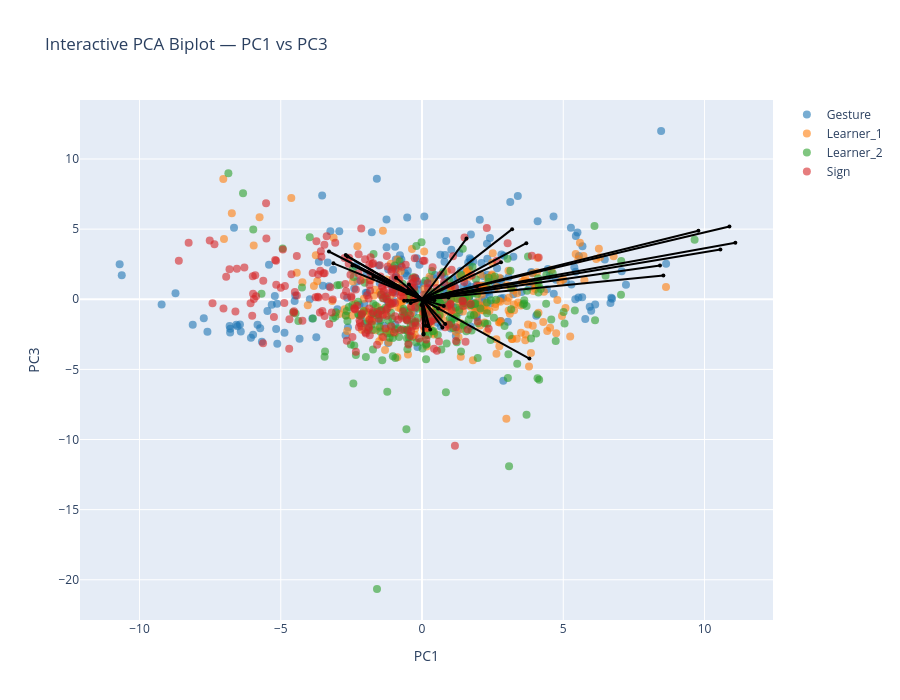

Write notebook code for a chart like this one.
### Markdown cell above
### Biplot PC1-PC3

### Code cell
pcs_to_plot = [1, 3]  # PC1–PC2

sig_features_GS = (
    df_sig_vars_GS[
        (df_sig_vars_GS["sig_loading"]) &
        (df_sig_vars_GS["PC"].isin(pcs_to_plot))
    ]["feature"]
    .unique()
)

feature_names = df_clean.columns[:-1]
selected_vars = [feature_names.get_loc(f) for f in sig_features_GS if f in feature_names]

arrow_strength = (
    df_sig_vars_GS[df_sig_vars_GS["PC"].isin(pcs_to_plot)]
    .groupby("feature")["index_loading"]
    .mean()
    .to_dict()
)

interactive_PCA_biplot(
    score=x_new_GS, 
    coeff=loadings_GS, 
    labels=feature_names, 
    y=y, 
    selected_vars=selected_vars, 
    pc_x=pcs_to_plot[0], pc_y=pcs_to_plot[1],
    show_labels=False,
    le=le,
    arrow_strength=arrow_strength
)

# static plot
static_PCA_biplot(
    score=x_new_GS, 
    coeff=loadings_GS, 
    labels=feature_names, 
    y=y, 
    selected_vars=selected_vars, 
    pc_x=pcs_to_plot[0], pc_y=pcs_to_plot[1],
    show_labels=False,
    arrow_strength=arrow_strength,
    le=le,
    save_path=os.path.join(curfolder, "Plots", "PCA_GS_all_PC1_3_biplot.png")
)

### Figure 1 — Plotly figure (JSON) as saved in the notebook; plotly's stock layout.template omitted (floating-point values rounded to 4 significant figures; data arrays with more than 128 entries replaced by an {"elided": "..."} marker saying what was removed)
{"data": [{"hoverinfo": "text", "marker": {"color": "#1f77b4", "opacity": 0.6, "size": 8}, "mode": "markers", "name": "Gesture", "showlegend": true, "text": {"elided": "248 str values"}, "type": "scatter", "x": {"elided": "248 float values"}, "y": {"elided": "248 float values"}}, {"hoverinfo": "text", "marker": {"color": "#ff7f0e", "opacity": 0.6, "size": 8}, "mode": "markers", "name": "Learner_1", "showlegend": true, "text": {"elided": "244 str values"}, "type": "scatter", "x": {"elided": "244 float values"}, "y": {"elided": "244 float values"}}, {"hoverinfo": "text", "marker": {"color": "#2ca02c", "opacity": 0.6, "size": 8}, "mode": "markers", "name": "Learner_2", "showlegend": true, "text": {"elided": "240 str values"}, "type": "scatter", "x": {"elided": "240 float values"}, "y": {"elided": "240 float values"}}, {"hoverinfo": "text", "marker": {"color": "#d62728", "opacity": 0.6, "size": 8}, "mode": "markers", "name": "Sign", "showlegend": true, "text": {"elided": "239 str values"}, "type": "scatter", "x": {"elided": "239 float values"}, "y": {"elided": "239 float values"}}, {"hoverinfo": "text", "hovertext": "gross__magnitude__arm_speed_Gmean", "line": {"color": "black"}, "marker": {"size": 4}, "mode": "lines+markers", "showlegend": false, "textposition": "top center", "type": "scatter", "x": [0, 1.573], "y": [0, 4.328]}, {"hoverinfo": "text", "hovertext": "gross__variability__arm_speed_Gstd", "line": {"color": "black"}, "marker": {"size": 4}, "mode": "lines+markers", "showlegend": false, "textposition": "top center", "type": "scatter", "x": [0, 10.88], "y": [0, 5.193]}, {"hoverinfo": "text", "hovertext": "gross__magnitude__arm_speed_peak_mean", "line": {"color": "black"}, "marker": {"size": 4}, "mode": "lines+markers", "showlegend": false, "textposition": "top center", "type": "scatter", "x": [0, 9.784], "y": [0, 4.891]}, {"hoverinfo": "text", "hovertext": "gross__variability__arm_speed_peak_std", "line": {"color": "black"}, "marker": {"size": 4}, "mode": "lines+markers", "showlegend": false, "textposition": "top center", "type": "scatter", "x": [0, 0.5132], "y": [0, 0.2129]}, {"hoverinfo": "text", "hovertext": "gross__rhythm__arm_speed_peak_n", "line": {"color": "black"}, "marker": {"size": 4}, "mode": "lines+markers", "showlegend": false, "textposition": "top center", "type": "scatter", "x": [0, -0.9193], "y": [0, 1.534]}, {"hoverinfo": "text", "hovertext": "gross__rhythm__arm_speed_peak_rate", "line": {"color": "black"}, "marker": {"size": 4}, "mode": "lines+markers", "showlegend": false, "textposition": "top center", "type": "scatter", "x": [0, -3.293], "y": [0, 3.405]}, {"hoverinfo": "text", "hovertext": "gross__rhythm__arm_speed_mod_depth", "line": {"color": "black"}, "marker": {"size": 4}, "mode": "lines+markers", "showlegend": false, "textposition": "top center", "type": "scatter", "x": [0, 8.543], "y": [0, 1.7]}, {"hoverinfo": "text", "hovertext": "gross__magnitude__arm_acc_Gmean", "line": {"color": "black"}, "marker": {"size": 4}, "mode": "lines+markers", "showlegend": false, "textposition": "top center", "type": "scatter", "x": [0, 3.692], "y": [0, 3.994]}, {"hoverinfo": "text", "hovertext": "gross__variability__arm_acc_Gstd", "line": {"color": "black"}, "marker": {"size": 4}, "mode": "lines+markers", "showlegend": false, "textposition": "top center", "type": "scatter", "x": [0, 11.09], "y": [0, 4.033]}, {"hoverinfo": "text", "hovertext": "gross__magnitude__arm_acc_peak_mean", "line": {"color": "black"}, "marker": {"size": 4}, "mode": "lines+markers", "showlegend": false, "textposition": "top center", "type": "scatter", "x": [0, 10.56], "y": [0, 3.554]}, {"hoverinfo": "text", "hovertext": "gross__variability__arm_acc_peak_std", "line": {"color": "black"}, "marker": {"size": 4}, "mode": "lines+markers", "showlegend": false, "textposition": "top center", "type": "scatter", "x": [0, 1.943], "y": [0, 0.903]}, {"hoverinfo": "text", "hovertext": "gross__rhythm__arm_acc_peak_n", "line": {"color": "black"}, "marker": {"size": 4}, "mode": "lines+markers", "showlegend": false, "textposition": "top center", "type": "scatter", "x": [0, -0.4653], "y": [0, 1.047]}, {"hoverinfo": "text", "hovertext": "gross__rhythm__arm_acc_peak_rate", "line": {"color": "black"}, "marker": {"size": 4}, "mode": "lines+markers", "showlegend": false, "textposition": "top center", "type": "scatter", "x": [0, -2.633], "y": [0, 3.041]}, {"hoverinfo": "text", "hovertext": "gross__rhythm__arm_acc_mod_depth", "line": {"color": "black"}, "marker": {"size": 4}, "mode": "lines+markers", "showlegend": false, "textposition": "top center", "type": "scatter", "x": [0, 8.425], "y": [0, 2.403]}, {"hoverinfo": "text", "hovertext": "gross__magnitude__arm_speed_integral", "line": {"color": "black"}, "marker": {"size": 4}, "mode": "lines+markers", "showlegend": false, "textposition": "top center", "type": "scatter", "x": [0, 3.19], "y": [0, 5.0]}, {"hoverinfo": "text", "hovertext": "gross__rhythm__arm_speed_sampen", "line": {"color": "black"}, "marker": {"size": 4}, "mode": "lines+markers", "showlegend": false, "textposition": "top center", "type": "scatter", "x": [0, -3.134], "y": [0, 2.56]}, {"hoverinfo": "text", "hovertext": "gross__smoothness__arm_intermittency", "line": {"color": "black"}, "marker": {"size": 4}, "mode": "lines+markers", "showlegend": false, "textposition": "top center", "type": "scatter", "x": [0, 0.9373], "y": [0, 0.1292]}, {"hoverinfo": "text", "hovertext": "gross__smoothness__arm_sparc", "line": {"color": "black"}, "marker": {"size": 4}, "mode": "lines+markers", "showlegend": false, "textposition": "top center", "type": "scatter", "x": [0, -0.5254], "y": [0, 0.447]}, {"hoverinfo": "text", "hovertext": "gross__rhythm__clip_dur_s_totalarm", "line": {"color": "black"}, "marker": {"size": 4}, "mode": "lines+markers", "showlegend": false, "textposition": "top center", "type": "scatter", "x": [0, 0.4375], "y": [0, -0.06474]}, {"hoverinfo": "text", "hovertext": "gross__rhythm__band1_coverage_totalarm", "line": {"color": "black"}, "marker": {"size": 4}, "mode": "lines+markers", "showlegend": false, "textposition": "top center", "type": "scatter", "x": [0, 0.7714], "y": [0, -0.4826]}, {"hoverinfo": "text", "hovertext": "gross__rhythm__band1_band_power_totalarm", "line": {"color": "black"}, "marker": {"size": 4}, "mode": "lines+markers", "showlegend": false, "textposition": "top center", "type": "scatter", "x": [0, 3.802], "y": [0, -4.225]}, {"hoverinfo": "text", "hovertext": "gross__rhythm__band1_centroid_totalarm", "line": {"color": "black"}, "marker": {"size": 4}, "mode": "lines+markers", "showlegend": false, "textposition": "top center", "type": "scatter", "x": [0, -1.722], "y": [0, 1.602]}, {"hoverinfo": "text", "hovertext": "gross__rhythm__band1_entropy_totalarm", "line": {"color": "black"}, "marker": {"size": 4}, "mode": "lines+markers", "showlegend": false, "textposition": "top center", "type": "scatter", "x": [0, -0.06236], "y": [0, 0.04754]}, {"hoverinfo": "text", "hovertext": "gross__rhythm__band2_band_power_totalarm", "line": {"color": "black"}, "marker": {"size": 4}, "mode": "lines+markers", "showlegend": false, "textposition": "top center", "type": "scatter", "x": [0, -2.699], "y": [0, 3.149]}, {"hoverinfo": "text", "hovertext": "gross__rhythm__band2_centroid_totalarm", "line": {"color": "black"}, "marker": {"size": 4}, "mode": "lines+markers", "showlegend": false, "textposition": "top center", "type": "scatter", "x": [0, -0.4783], "y": [0, 0.6829]}, {"hoverinfo": "text", "hovertext": "gross__rhythm__band2_entropy_totalarm", "line": {"color": "black"}, "marker": {"size": 4}, "mode": "lines+markers", "showlegend": false, "textposition": "top center", "type": "scatter", "x": [0, -0.2144], "y": [0, 0.3123]}, {"hoverinfo": "text", "hovertext": "gross__rhythm__band3_band_power_totalarm", "line": {"color": "black"}, "marker": {"size": 4}, "mode": "lines+markers", "showlegend": false, "textposition": "top center", "type": "scatter", "x": [0, -2.461], "y": [0, 2.415]}, {"hoverinfo": "text", "hovertext": "gross__rhythm__band3_centroid_totalarm", "line": {"color": "black"}, "marker": {"size": 4}, "mode": "lines+markers", "showlegend": false, "textposition": "top center", "type": "scatter", "x": [0, -0.633], "y": [0, -0.1137]}, {"hoverinfo": "text", "hovertext": "gross__rhythm__band3_entropy_totalarm", "line": {"color": "black"}, "marker": {"size": 4}, "mode": "lines+markers", "showlegend": false, "textposition": "top center", "type": "scatter", "x": [0, -0.5213], "y": [0, -0.1078]}, {"hoverinfo": "text", "hovertext": "gross__magnitude__bbmv_arms_total", "line": {"color": "black"}, "marker": {"size": 4}, "mode": "lines+markers", "showlegend": false, "textposition": "top center", "type": "scatter", "x": [0, 2.797], "y": [0, 2.646]}, {"hoverinfo": "text", "hovertext": "gross__coordination__arm_coupling", "line": {"color": "black"}, "marker": {"size": 4}, "mode": "lines+markers", "showlegend": false, "textposition": "top center", "type": "scatter", "x": [0, 0.25], "y": [0, 0.08131]}, {"hoverinfo": "text", "hovertext": "gross__proxdist__proximalization_index", "line": {"color": "black"}, "marker": {"size": 4}, "mode": "lines+markers", "showlegend": false, "textposition": "top center", "type": "scatter", "x": [0, -0.06599], "y": [0, -0.02068]}, {"hoverinfo": "text", "hovertext": "fine__variability__thumb_index_std", "line": {"color": "black"}, "marker": {"size": 4}, "mode": "lines+markers", "showlegend": false, "textposition": "top center", "type": "scatter", "x": [0, 0.7205], "y": [0, -2.008]}, {"hoverinfo": "text", "hovertext": "fine__variability__thumb_opposition_std", "line": {"color": "black"}, "marker": {"size": 4}, "mode": "lines+markers", "showlegend": false, "textposition": "top center", "type": "scatter", "x": [0, 0.5721], "y": [0, -0.6555]}, {"hoverinfo": "text", "hovertext": "fine__handshape__handshape_size_mean", "line": {"color": "black"}, "marker": {"size": 4}, "mode": "lines+markers", "showlegend": false, "textposition": "top center", "type": "scatter", "x": [0, 0.1855], "y": [0, -0.002242]}, {"hoverinfo": "text", "hovertext": "fine__variability__handshape_size_std", "line": {"color": "black"}, "marker": {"size": 4}, "mode": "lines+markers", "showlegend": false, "textposition": "top center", "type": "scatter", "x": [0, 0.1819], "y": [0, 0.03162]}, {"hoverinfo": "text", "hovertext": "fine__variability__handshape_variability", "line": {"color": "black"}, "marker": {"size": 4}, "mode": "lines+markers", "showlegend": false, "textposition": "top center", "type": "scatter", "x": [0, 0.8219], "y": [0, -1.773]}, {"hoverinfo": "text", "hovertext": "fine__coordination__finger_independence", "line": {"color": "black"}, "marker": {"size": 4}, "mode": "lines+markers", "showlegend": false, "textposition": "top center", "type": "scatter", "x": [0, -0.4011], "y": [0, -0.274]}, {"hoverinfo": "text", "hovertext": "fine__variability__flexion_entropy", "line": {"color": "black"}, "marker": {"size": 4}, "mode": "lines+markers", "showlegend": false, "textposition": "top center", "type": "scatter", "x": [0, -0.2023], "y": [0, 0.2568]}, {"hoverinfo": "text", "hovertext": "fine__handshape__fingertip_spread_mean", "line": {"color": "black"}, "marker": {"size": 4}, "mode": "lines+markers", "showlegend": false, "textposition": "top center", "type": "scatter", "x": [0, 0.1285], "y": [0, -1.882]}, {"hoverinfo": "text", "hovertext": "fine__variability__fingertip_spread_std", "line": {"color": "black"}, "marker": {"size": 4}, "mode": "lines+markers", "showlegend": false, "textposition": "top center", "type": "scatter", "x": [0, 0.05339], "y": [0, -2.519]}, {"hoverinfo": "text", "hovertext": "fine__handshape__thumb_index_mean", "line": {"color": "black"}, "marker": {"size": 4}, "mode": "lines+markers", "showlegend": false, "textposition": "top center", "type": "scatter", "x": [0, 0.05466], "y": [0, -2.448]}, {"hoverinfo": "text", "hovertext": "fine__handshape__mcp_tip_mean", "line": {"color": "black"}, "marker": {"size": 4}, "mode": "lines+markers", "showlegend": false, "textposition": "top center", "type": "scatter", "x": [0, 0.2903], "y": [0, -2.149]}, {"hoverinfo": "text", "hovertext": "fine__variability__mcp_tip_std", "line": {"color": "black"}, "marker": {"size": 4}, "mode": "lines+markers", "showlegend": false, "textposition": "top center", "type": "scatter", "x": [0, 0.223], "y": [0, -1.922]}, {"hoverinfo": "text", "hovertext": "fine__handshape__thumb_opposition_mean", "line": {"color": "black"}, "marker": {"size": 4}, "mode": "lines+markers", "showlegend": false, "textposition": "top center", "type": "scatter", "x": [0, -0.0207], "y": [0, -0.4167]}, {"hoverinfo": "text", "hovertext": "fine__magnitude__flexion_speed_mean", "line": {"color": "black"}, "marker": {"size": 4}, "mode": "lines+markers", "showlegend": false, "textposition": "top center", "type": "scatter", "x": [0, 0.02911], "y": [0, -0.07854]}, {"hoverinfo": "text", "hovertext": "fine__variability__flexion_speed_std", "line": {"color": "black"}, "marker": {"size": 4}, "mode": "lines+markers", "showlegend": false, "textposition": "top center", "type": "scatter", "x": [0, 0.03666], "y": [0, -0.2013]}], "layout": {"height": 700, "hovermode": "closest", "title": {"text": "Interactive PCA Biplot — PC1 vs PC3"}, "width": 900, "xaxis": {"title": {"text": "PC1"}}, "yaxis": {"title": {"text": "PC3"}}}}
